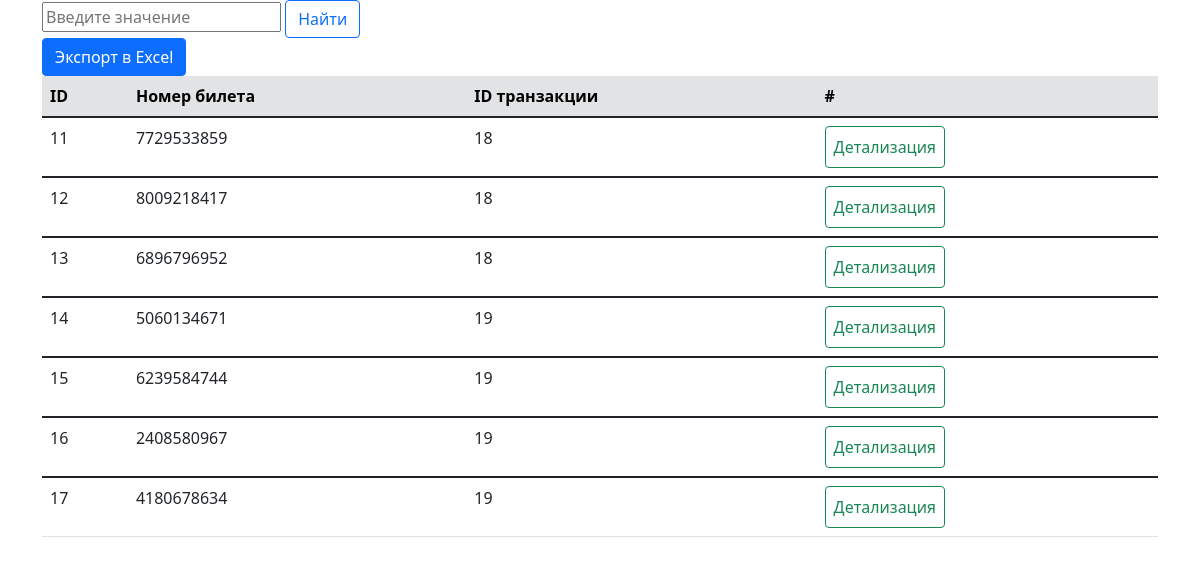
/log/, run on an earlier commit of the app's database.
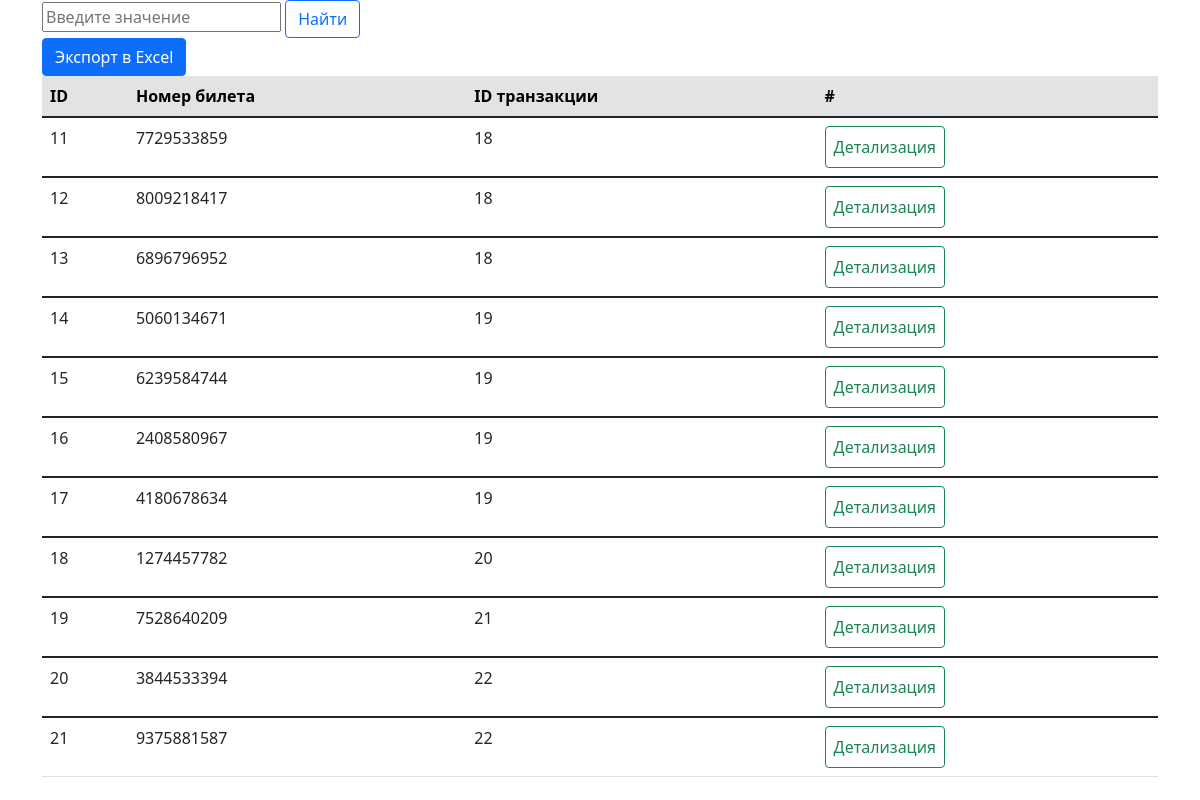
And on a later commit of the database.
### chetverka/models.py (models this page shows, shortened)
class Ticket(models.Model):
    ticket_number = models.CharField('Номер билета', max_length=10, unique=True)
    transaction = models.ForeignKey('Transaction', on_delete=models.CASCADE, blank=True, null=True)
    tovar = models.ForeignKey('PricesAndProducts', on_delete=models.CASCADE, blank=True, null=True)
    class Meta:
        verbose_name = 'Билет'
        verbose_name_plural = 'Билеты'

class Transaction(models.Model):
    tr_datetime = models.DateTimeField('Дата и время транзакции', auto_now=True)
    tr_status = models.CharField('Статус транзакции', max_length=10)
    tr_obj_description = models.CharField('Описание покупки', max_length=500)
    bankcard = models.ForeignKey('bankCard', on_delete=models.CASCADE, blank=True, null=True)
    def __str__(self):
        return f'{self.id} '
    class Meta:
        verbose_name = 'Транзакция'
        verbose_name_plural = 'Транзакции'

### chetverka/views.py (the view)
# urls.py: path('log/', views.log, name="log"),
def log(request):
    search_query = request.GET.get('search')
    data = Ticket.objects.all()
    if search_query == None:
        data = Ticket.objects.filter(id__in=data).order_by('id')
    elif re.match(r"\D{2,}", search_query) != None:
        data = Ticket.objects.filter(id__in=data, ticket_type__contains=search_query).order_by('-id')
    elif re.match(r"\d{10}", search_query) != None:
        data = Ticket.objects.filter(id__in=data, ticket_number__contains=search_query).order_by('-id')
    elif re.search(r"\d{1,}", search_query) != None:
        data = Ticket.objects.filter(id__in=data, id__contains=search_query).order_by('-id')
    else :
        print('Not Found')
    return render(request, 'chetverka/log.html', {'Ticket': data})

### chetverka/templates/chetverka/log.html (shortened to what this page needs)
<!doctype html>
{% load static %}
<html lang="en">
  <head>
    <link href="https://cdn.jsdelivr.net/npm/bootstrap@5.1.3/dist/css/bootstrap.min.css" rel="stylesheet">
  </head>
  <body class="container">
    <form class="well form-search" action="{% url 'log' %}" method="get">
        <input type="text" class="span3 search-query" placeholder="Введите значение" name="search" aria-label="Large">
        <button type="submit" class="btn btn-outline-primary">Найти</button>
    </form>
      <div class="col-md-4 text-right"><button id="exporttable" class="btn btn-primary">Экспорт в Excel</button></div>
<div class="table-responsive">
  <table id="htmltable" class="table">
    <thead class="table-secondary">
      <tr>
        <th scope="col">ID</th>
        <th scope="col">Номер билета</th>
        <th scope="col">ID транзакции</th>
        <th scope="col">#</th>
      </tr>
    </thead>
                  {% for dat in Ticket %}
    <tbody class="table">
      <tr>
        <td>{{ dat.id }}</td>
        <td>{{ dat.ticket_number }}</td>
        <td>{{ dat.transaction }}</td>
        <td><a type="submit" class="btn btn-outline-success" href='{% url "details" dat.id %}'>Детализация</a></td>
      </tr>
    </tbody>
              {% endfor %}
  </table>
</div>
  </body>
</html>

What changed in the data, as far as the page shows it:
added Ticket: id "18", ticket_number "1274457782", transaction "20"
added Ticket: id "19", ticket_number "7528640209", transaction "21"
added Ticket: id "20", ticket_number "3844533394", transaction "22"
added Ticket: id "21", ticket_number "9375881587", transaction "22"
